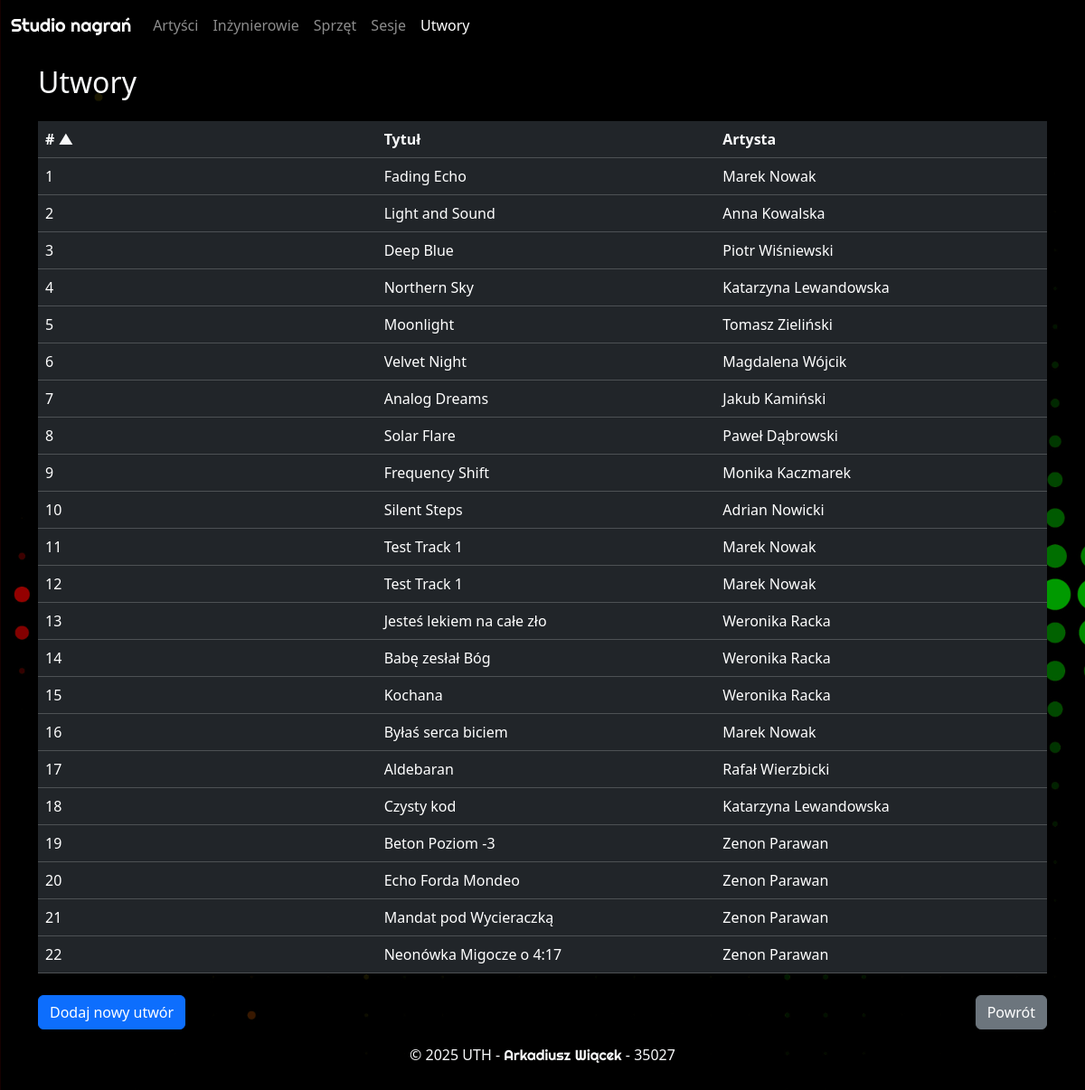
The page /utwory on the database as committed earlier.
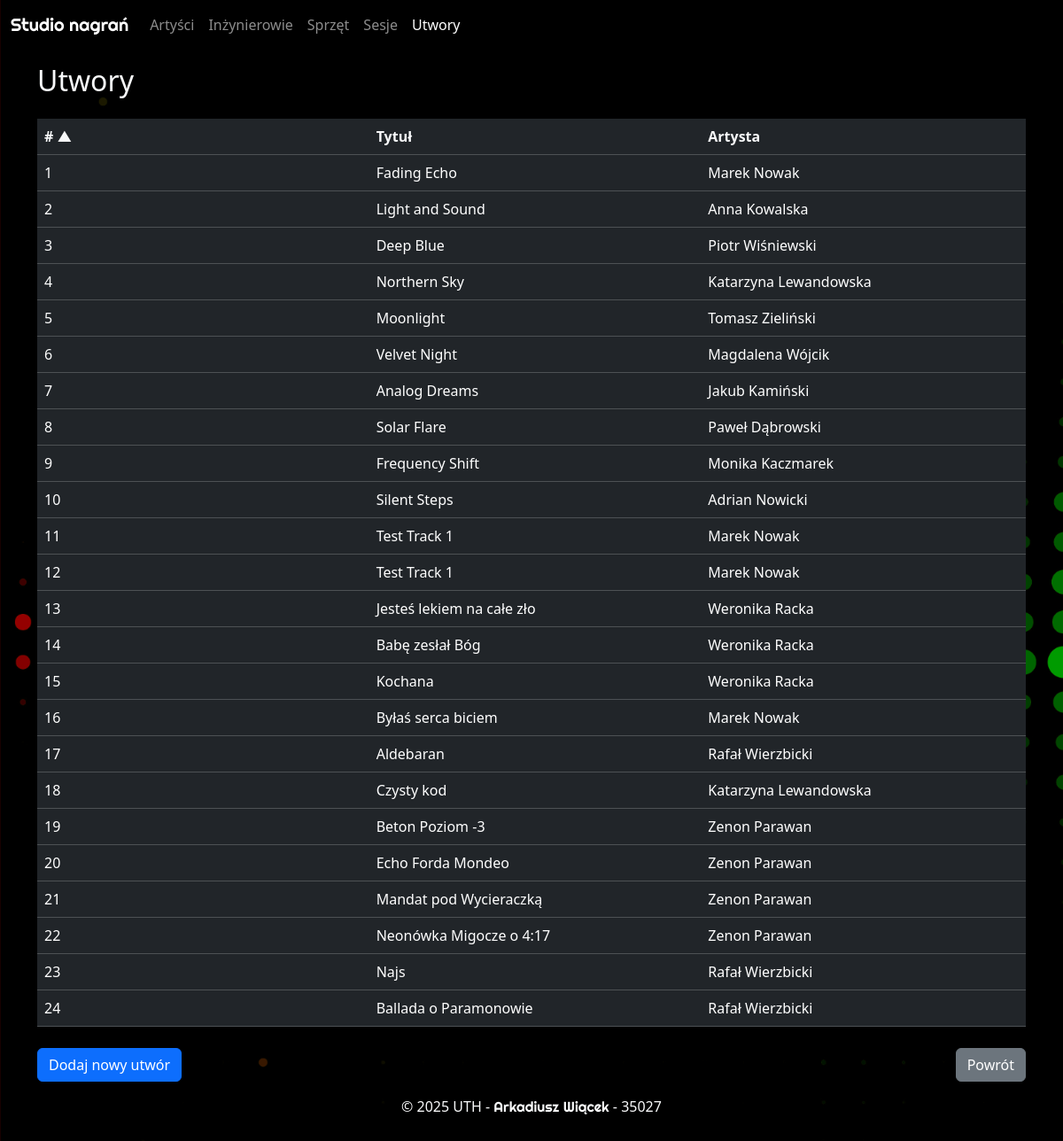
The same page on the database as committed later.
### studio_nagran.py (models this page shows)
class Utwory(Base):
    __tablename__ = "utwory"
    IdUtworu = Column(Integer, primary_key=True)
    IdArtysty = Column(Integer, ForeignKey("artysci.IdArtysty", ondelete="CASCADE"))
    IdSesji = Column(Integer, ForeignKey("sesje.IdSesji", ondelete="CASCADE"))
    Tytul = Column(String)
    artysci = relationship("Artysci", back_populates="utwory")
    sesje = relationship("Sesje", back_populates="utwory")

class Artysci(Base):
    __tablename__ = "artysci"
    IdArtysty = Column(Integer, primary_key=True)
    Nazwa = Column(String)
    Imie = Column(String)
    Nazwisko = Column(String)
    sesje = relationship(
        "Sesje", back_populates="artysci", cascade="all, delete-orphan"
    )
    utwory = relationship(
        "Utwory", back_populates="artysci", cascade="all, delete-orphan"
    )

### studio_nagran.py (the view)
@app.route("/utwory")
def utwory_view():
    sesja = Session()
    try:
        sort_by = request.args.get('sort', 'IdUtworu')
        order = request.args.get('order', 'asc')
        if sort_by in ['Imie', 'Nazwisko']:
            if sort_by == 'Imie':
                column = Artysci.Imie
            else:
                column = Artysci.Nazwisko
            if order == 'desc':
                column = column.desc()
            else:
                column = column.asc()
            utwory = (
                sesja.query(Utwory)
                .join(Artysci)
                .options(joinedload(Utwory.artysci))
                .options(joinedload(Utwory.sesje))
                .order_by(column)
                .all()
            )
        else:
            sort_columns = {
                'IdUtworu': Utwory.IdUtworu,
                'Tytul': Utwory.Tytul
            }
            if sort_by not in sort_columns:
                sort_by = 'IdUtworu'
            column = sort_columns[sort_by]
            if order == 'desc':
                column = column.desc()
            else:
                column = column.asc()
            utwory = (
                sesja.query(Utwory)
                .options(joinedload(Utwory.artysci))
                .options(joinedload(Utwory.sesje))
                .order_by(column)
                .all()
            )
        return render_template("utwory.html", utwory=utwory, sort_by=sort_by, order=order)
    finally:
        sesja.close()

### templates/utwory.html (shortened to what this page needs)
{% extends "base.html" %}
{% block content %}
    <div class="container">
        <div class="row py-1 py-sm-3">
            <div class="col text-light">
                <h2>
                    Utwory
                </h2>
            </div>
        </div>
        <div class="row">
            <div class="col">
                <table class="table table-hover table-dark">
                    <thead>
                        <tr class="d-sm-table-row">
                            <th>
                                <div class="row">
                                    <div class="col-auto col-sm-4">
                                        <a href="?sort=IdUtworu&order={% if sort_by == 'IdUtworu' and order == 'asc' %}desc{% else %}asc{% endif %}" class="text-light text-decoration-none">
                                            # {% if sort_by == 'IdUtworu' %}{% if order == 'asc' %}▲{% else %}▼{% endif %}{% endif %}
                                        </a>
                                    </div>
                                    <div class="col-auto col-sm-4">
                                        <a href="?sort=Tytul&order={% if sort_by == 'Tytul' and order == 'asc' %}desc{% else %}asc{% endif %}" class="text-light text-decoration-none">
                                            Tytuł {% if sort_by == 'Tytul' %}{% if order == 'asc' %}▲{% else %}▼{% endif %}{% endif %}
                                        </a>
                                    </div>
                                    <div class="col-auto col-sm-4">
                                        <a href="?sort=Imie&order={% if sort_by == 'Imie' and order == 'asc' %}desc{% else %}asc{% endif %}" class="text-light text-decoration-none">
                                            Artysta {% if sort_by == 'Imie' %}{% if order == 'asc' %}▲{% else %}▼{% endif %}{% endif %}
                                        </a>
                                    </div>
                                </div>
                            </th>
                        </tr>
                    </thead>
                    {% for utwor in utwory %}
                        <tr>
                            <td>
                                <div class="row">
                                    <div class="col-12 col-sm-4">
                                        <span class="d-inline d-sm-none"># </span>{{ utwor.IdUtworu }}
                                    </div>
                                    <div class="col-12 col-sm-4">
                                        {{ utwor.Tytul }}
                                    </div>
                                    <div class="col-12 col-sm-4">
                                        {{ utwor.artysci.Imie }} {{ utwor.artysci.Nazwisko }}
                                    </div>
                                </div>
                            </td>
                        </tr>
                    {% endfor %}
                </table>
            </div>
        </div>
        <div class="row">
            <div class="col-12 col-sm pt-2">
                <a href="{{ url_for("dodaj_utwor_view") }}"
                   class="btn btn-primary btn-block">Dodaj nowy utwór</a>
            </div>
            <div class="col-12 col-sm pt-2 d-flex justify-content-sm-end">
                <a href="{{ url_for("index") }}" class="btn btn-secondary btn-block">Powrót</a>
            </div>
        </div>
    </div>
{% endblock content %}

### templates/base.html (shortened to what this page needs)
<!DOCTYPE html>
<html lang="pl">
    <head>
        <link href="https://cdn.jsdelivr.net/npm/bootstrap@5.3.8/dist/css/bootstrap.min.css"
              rel="stylesheet"
>
        <link rel="stylesheet" href="{{ url_for('static', filename='style.css') }}">
    </head>
    <body class="d-flex flex-column vh-100">
        <header>
            <nav class="navbar navbar-expand-lg navbar-dark">
                <div class="container-fluid">
                    <a class="navbar-brand righteous-regular" href="{{ url_for("index") }}">Studio nagrań</a>
                    <div class="collapse navbar-collapse" id="navbarSupportedContent">
                        <ul class="navbar-nav me-auto mb-2 mb-lg-0">
                            <li class="nav-item">
                                <a class="nav-link active"
                                   aria-current="page"
                                   href="{{ url_for("artysci_view") }}">Artyści</a>
                            </li>
                            <li class="nav-item">
                                <a class="nav-link" href="{{ url_for("inzynierowie_view") }}">Inżynierowie</a>
                            </li>
                            <li class="nav-item">
                                <a class="nav-link" href="{{ url_for("sprzet_view") }}">Sprzęt</a>
                            </li>
                            <li class="nav-item">
                                <a class="nav-link" href="{{ url_for("sesje_view") }}">Sesje</a>
                            </li>
                            <li class="nav-item">
                                <a class="nav-link" href="{{ url_for("utwory_view") }}">Utwory</a>
                            </li>
                        </ul>
                    </div>
                </div>
            </nav>
        </header>
        <main class="flex-grow-1 py-0">
            {% block content %}
            {% endblock content %}
        </main>
        <footer class="text-center p-3 text-light">
            <p>
                © 2025 UTH - <span class="righteous-regular">Arkadiusz Wiącek</span> - 35027
            </p>
        </footer>
    </body>
</html>

### static/style.css (style rules this page uses)
main { background-blend-mode: darken; background-position: center; background-size: cover; }
body { background-image: linear-gradient(to right, red, yellow, green, red, yellow), url('images/colour_wave.jpg'); animation: gradientShift 40s infinite linear; background-repeat: no-repeat; background-blend-mode: darken; background-position: absolute; background-size: 400% 100%, cover; background-attachment: fixed; }
.righteous-regular { font-family: 'Righteous', sans-serif; font-weight: 400; font-style: normal; }

Rows that differ between the two databases and show on the page:
added Utwory: IdUtworu "23", Tytul "Najs", artysci.Imie "Rafał", artysci.Nazwisko "Wierzbicki"
added Utwory: IdUtworu "24", Tytul "Ballada o Paramonowie", artysci.Imie "Rafał", artysci.Nazwisko "Wierzbicki"
